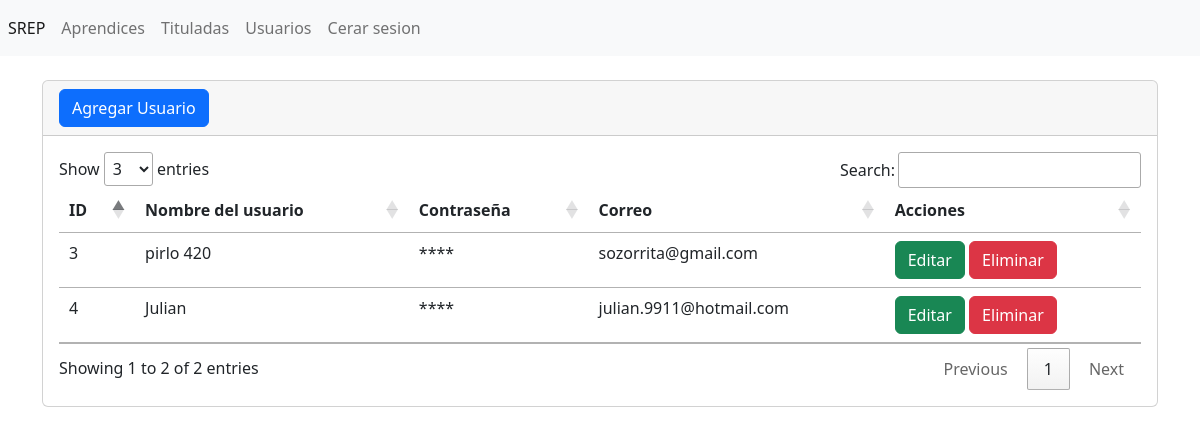
/secciones/usuarios/index.php, run on the app's committed database.
### tables this page shows
CREATE TABLE `tbl_usuarios` (
  `id` int(11) NOT NULL,
  `usuario` varchar(255) NOT NULL,
  `password` varchar(255) NOT NULL,
  `correo` varchar(255) NOT NULL
);

### secciones/usuarios/index.php (the view, shortened to what this page needs)
<?php
include("../../bd.php");
$sentencia=$conexion->prepare("SELECT * FROM `tbl_usuarios`");
$sentencia->execute();
$lista_tbl_usuarios=$sentencia->fetchALL(PDO::FETCH_ASSOC);
?>
<?php include("../../templates/header.php"); ?>
<br/>
<div class="card">
    <div class="card-header">
    <a name="" id="" class="btn btn-primary" href="crear.php" role="button">Agregar Usuario</a>
    </div>
    <div class="card-body">
    <div class="table-responsive sm">
    <table class="table"  id="tabla_id">
        <thead>
            <tr>
                <th scope="col">ID</th>
                <th scope="col">Nombre del usuario</th>
                <th scope="col">Contraseña</th>
                <th scope="col">Correo</th>
                <th scope="col">Acciones</th>
            </tr>
        </thead>
        <tbody>
        <?php foreach ($lista_tbl_usuarios as $registro) { ?>
            <tr class="">
                <td scope="row"><?php echo $registro['id'] ?></td>
                <td><?php echo $registro['usuario'] ?></td>
                <td>****</td>
                <td><?php echo $registro['correo'] ?></td>
                <td>
                    <a class="btn btn-success" href="editar.php?txtID=<?php echo $registro['id'] ?>" role="button">Editar</a>
                    <a class="btn btn-danger" href="index.php?txtID=<?php echo $registro['id'] ?>" role="button">Eliminar</a>
                </td>
            </tr>
        <?php } ?>
        </tbody>
    </table>
</div>
    </div>
</div>
<?php include("../../templates/footer.php"); ?>

### data on the page
tbl_usuarios: id "3", usuario "pirlo 420", correo "sozorrita@gmail.com"
tbl_usuarios: id "4", usuario "Julian", correo "julian.9911@hotmail.com"
